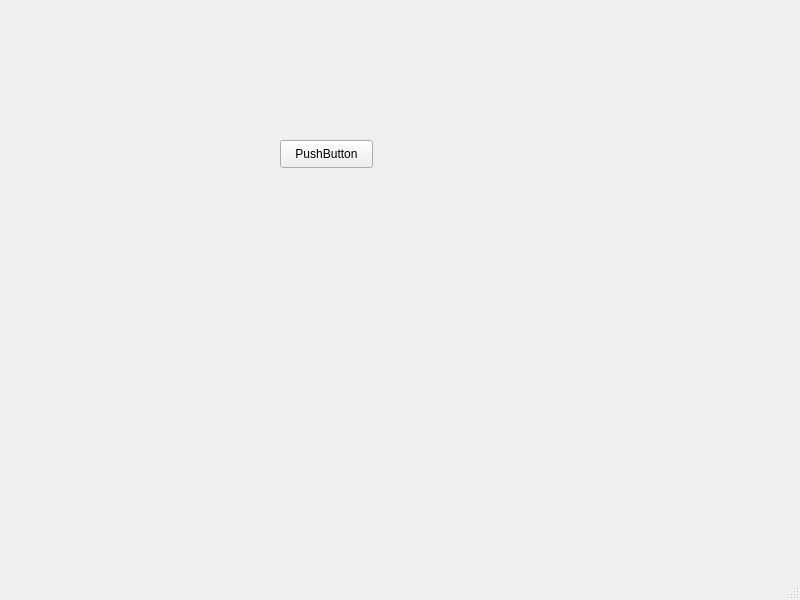
<?xml version="1.0" encoding="UTF-8"?>
<ui version="4.0">
 <class>MainWindow</class>
 <widget class="QMainWindow" name="MainWindow">
  <property name="geometry">
   <rect>
    <x>0</x>
    <y>0</y>
    <width>800</width>
    <height>600</height>
   </rect>
  </property>
  <property name="windowTitle">
   <string>MainWindow</string>
  </property>
  <widget class="QWidget" name="centralwidget">
   <widget class="QPushButton" name="pushButton">
    <property name="geometry">
     <rect>
      <x>280</x>
      <y>140</y>
      <width>93</width>
      <height>28</height>
     </rect>
    </property>
    <property name="text">
     <string>PushButton</string>
    </property>
   </widget>
  </widget>
  <widget class="QMenuBar" name="menubar">
   <property name="geometry">
    <rect>
     <x>0</x>
     <y>0</y>
     <width>800</width>
     <height>26</height>
    </rect>
   </property>
  </widget>
  <widget class="QStatusBar" name="statusbar"/>
 </widget>
 <resources/>
 <connections/>
</ui>
